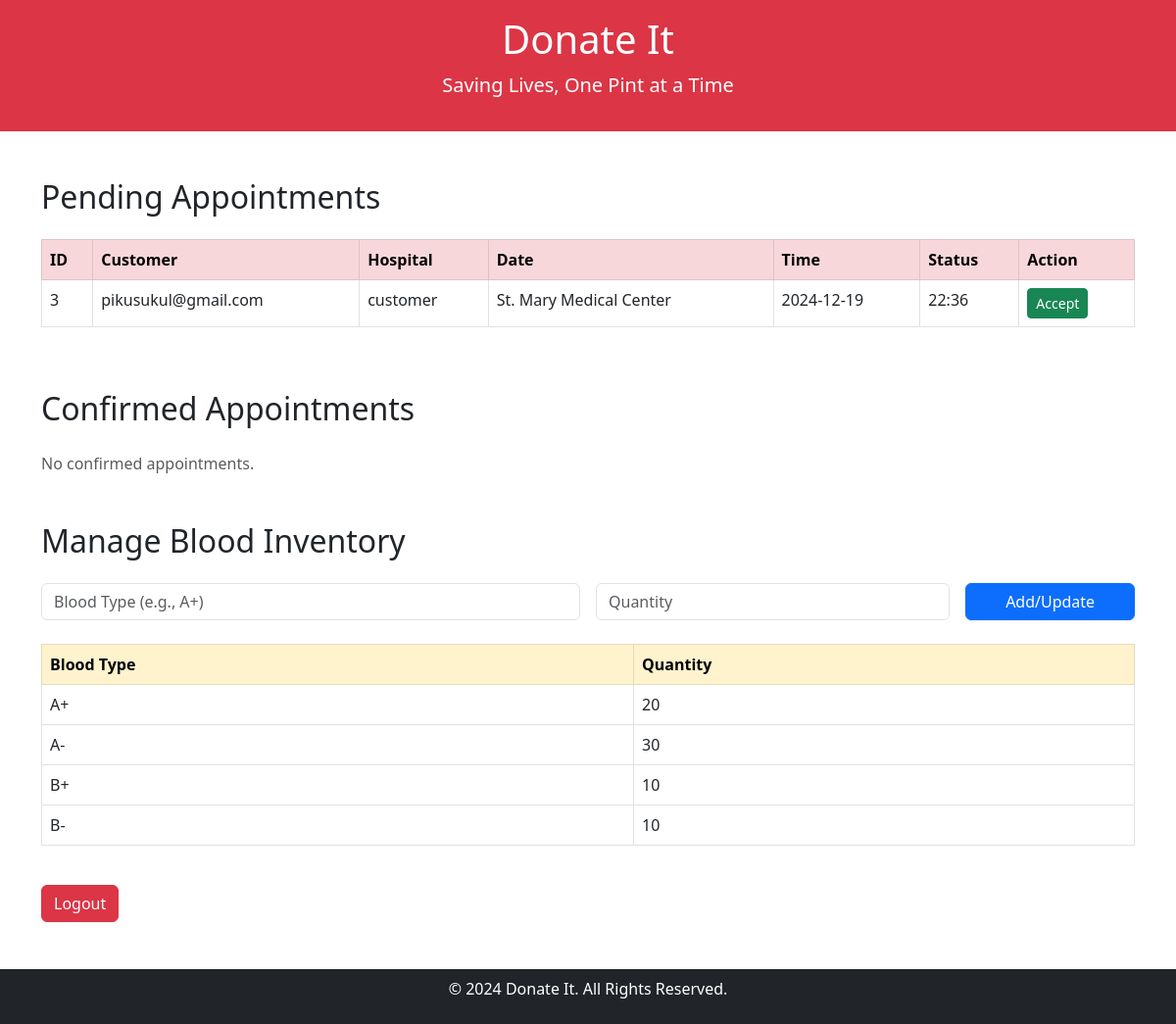
The page /admin (signed in) on the database its author committed.
### tables this page shows
CREATE TABLE appointments (
            id INTEGER PRIMARY KEY AUTOINCREMENT,
            user_id INTEGER,
            hospital TEXT,
            date TEXT,
            time TEXT,
            status TEXT DEFAULT 'Pending',
            FOREIGN KEY(user_id) REFERENCES users(id)
        );

CREATE TABLE users (
            id INTEGER PRIMARY KEY AUTOINCREMENT,
            username TEXT UNIQUE NOT NULL,
            password TEXT NOT NULL,
            role TEXT NOT NULL CHECK(role IN ('admin', 'customer'))
        );

CREATE TABLE inventory (
            id INTEGER PRIMARY KEY AUTOINCREMENT,
            blood_type TEXT NOT NULL,
            quantity INTEGER NOT NULL
        );

### app.py (the view)
@app.route('/admin', methods=['GET', 'POST'])
def admin_home():
    if 'role' not in session or session['role'] != 'admin':
        flash("Access denied. Please log in as an admin.", "danger")
        return redirect(url_for('login'))
    conn = sqlite3.connect(DB_PATH)
    cursor = conn.cursor()
    cursor.execute('''
        SELECT appointments.id, users.username, users.role, appointments.hospital, appointments.date, appointments.time, appointments.status
        FROM appointments
        INNER JOIN users ON appointments.user_id = users.id
        WHERE appointments.status = "Pending"
    ''')
    pending_appointments = cursor.fetchall()
    cursor.execute('''
        SELECT appointments.id, users.username, appointments.hospital, appointments.date, appointments.time, appointments.status
        FROM appointments
        INNER JOIN users ON appointments.user_id = users.id
        WHERE appointments.status = "Confirmed"
    ''')
    confirmed_appointments = cursor.fetchall()
    cursor.execute('SELECT * FROM inventory')
    blood_inventory = cursor.fetchall()
    conn.close()
    return render_template('admin_home.html', appointments=pending_appointments, inventory=blood_inventory)

### templates/admin_home.html (shortened to what this page needs)
<!DOCTYPE html>
<html lang="en">
<head>
    <link rel="stylesheet" href="https://cdnjs.cloudflare.com/ajax/libs/bootstrap/5.3.0/css/bootstrap.min.css">
</head>
<body>
    <header class="bg-danger text-white text-center py-3">
        <h1>Donate It</h1>
        <p class="lead">Saving Lives, One Pint at a Time</p>
    </header>
    <main class="container mt-5">
        <section>
            <h2 class="mb-4">Pending Appointments</h2>
            {% if appointments %}
                <div class="table-responsive">
                    <table class="table table-bordered">
                        <thead class="table-danger">
                            <tr>
                                <th>ID</th>
                                <th>Customer</th>
                                <th>Hospital</th>
                                <th>Date</th>
                                <th>Time</th>
                                <th>Status</th>
                                <th>Action</th>
                            </tr>
                        </thead>
                        <tbody>
                            {% for appointment in appointments %}
                                <tr>
                                    <td>{{ appointment[0] }}</td>
                                    <td>{{ appointment[1] }}</td>
                                    <td>{{ appointment[2] }}</td>
                                    <td>{{ appointment[3] }}</td>
                                    <td>{{ appointment[4] }}</td>
                                    <td>{{ appointment[5] }}</td>
                                    <td>
                                        <form method="POST" action="/accept_appointment/{{ appointment[0] }}">
                                            <button type="submit" class="btn btn-success btn-sm">Accept</button>
                                        </form>
                                    </td>
                                </tr>
                            {% endfor %}
                        </tbody>
                    </table>
                </div>
            {% else %}
                <p class="text-muted">No pending appointments.</p>
            {% endif %}
        </section>
        <section class="mt-5">
            <h2 class="mb-4">Confirmed Appointments</h2>
            {% if confirmed_appointments %}
                <div class="table-responsive">
                    <table class="table table-bordered">
                        <thead class="table-success">
                            <tr>
                                <th>ID</th>
                                <th>Customer</th>
                                <th>Hospital</th>
                                <th>Date</th>
                                <th>Time</th>
                                <th>Status</th>
                            </tr>
                        </thead>
                        <tbody>
                            {% for appointment in confirmed_appointments %}
                                <tr>
                                    <td>{{ appointment[0] }}</td>
                                    <td>{{ appointment[1] }}</td>
                                    <td>{{ appointment[2] }}</td>
                                    <td>{{ appointment[3] }}</td>
                                    <td>{{ appointment[4] }}</td>
                                    <td>{{ appointment[5] }}</td>
                                </tr>
                            {% endfor %}
                        </tbody>
                    </table>
                </div>
            {% else %}
                <p class="text-muted">No confirmed appointments.</p>
            {% endif %}
        </section>
        <section class="mt-5">
            <h2 class="mb-4">Manage Blood Inventory</h2>
            <form method="POST" action="/add_inventory" class="mb-4">
                <div class="row g-3">
                    <div class="col-md-6">
                        <input type="text" id="blood_type" name="blood_type" class="form-control" placeholder="Blood Type (e.g., A+)" required>
                    </div>
                    <div class="col-md-4">
                        <input type="number" id="quantity" name="quantity" class="form-control" placeholder="Quantity" required>
                    </div>
                    <div class="col-md-2">
                        <button type="submit" class="btn btn-primary w-100">Add/Update</button>
                    </div>
                </div>
            </form>
            {% if inventory %}
                <div class="table-responsive">
                    <table class="table table-bordered">
                        <thead class="table-warning">
                            <tr>
                                <th>Blood Type</th>
                                <th>Quantity</th>
                            </tr>
                        </thead>
                        <tbody>
                            {% for item in inventory %}
                                <tr>
                                    <td>{{ item[1] }}</td>
                                    <td>{{ item[2] }}</td>
                                </tr>
                            {% endfor %}
                        </tbody>
                    </table>
                </div>
            {% else %}
                <p class="text-muted">No inventory available.</p>
            {% endif %}
        </section>
        <a href="/logout" class="btn btn-danger mt-4">Logout</a>
    </main>
    <footer class="bg-dark text-white text-center py-2 mt-5">
        <p>&copy; 2024 Donate It. All Rights Reserved.</p>
    </footer>
</body>
</html>

### rows shown on the page
appointments: id "3", username "pikusukul@gmail.com", role "customer", hospital "St. Mary Medical Center", date "2024-12-19", time "22:36"
inventory: blood_type "A+", quantity "20"
inventory: blood_type "A-", quantity "30"
inventory: blood_type "B+", quantity "10"
inventory: blood_type "B-", quantity "10"
